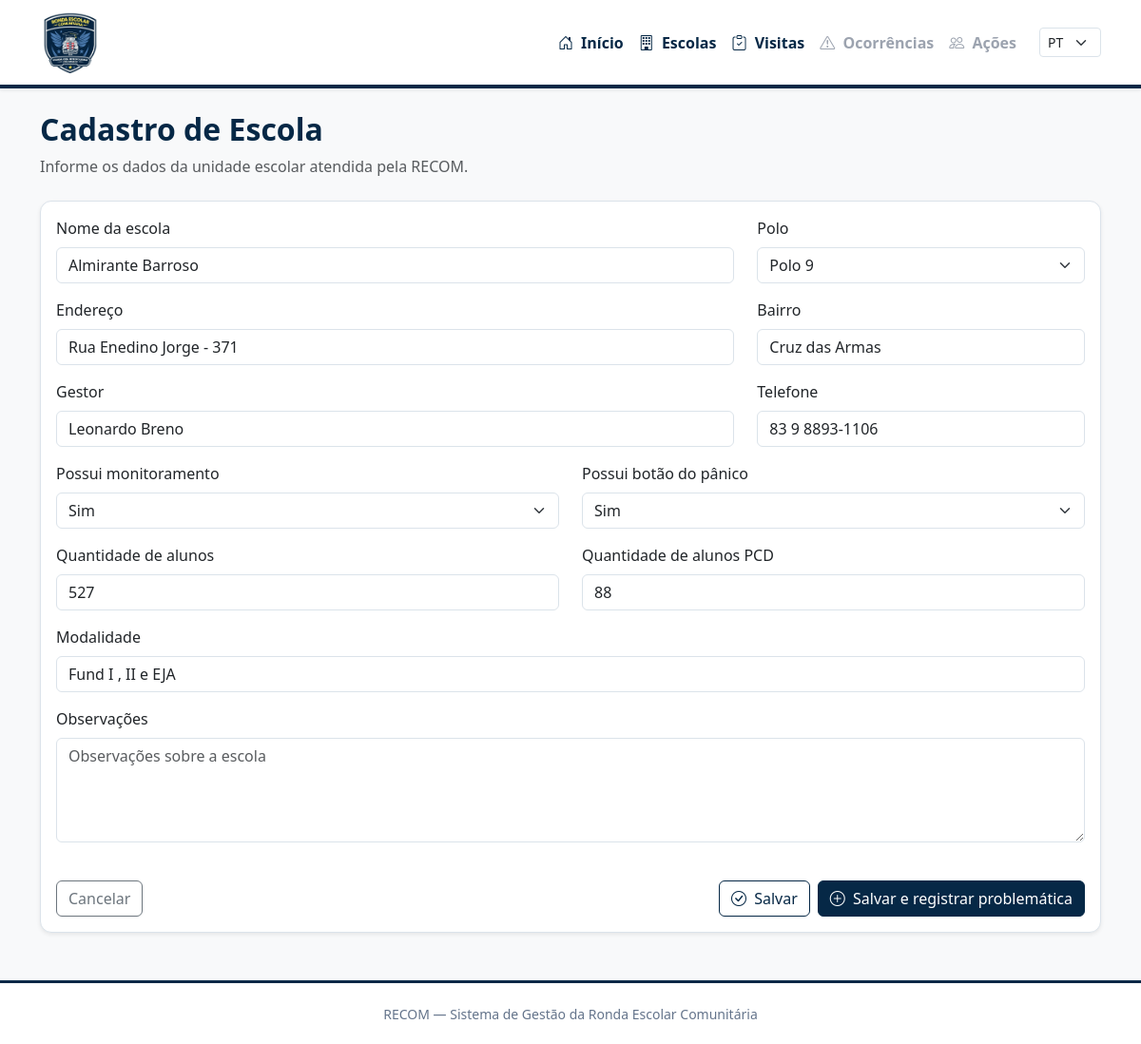
/escolas/102/editar/, run on the app's committed database.
### escolas/models.py (models this page shows, shortened)
class Escola(models.Model):
    POLO_CHOICES = [
        (1, "Polo 1"),
        (2, "Polo 2"),
        (3, "Polo 3"),
        (4, "Polo 4"),
        (5, "Polo 5"),
        (6, "Polo 6"),
        (7, "Polo 7"),
        (8, "Polo 8"),
        (9, "Polo 9"),
    ]
    nome = models.CharField(
        max_length=200,
        unique=True
    )
    polo = models.PositiveSmallIntegerField(
        choices=POLO_CHOICES
    )
    endereco = models.CharField(
        max_length=300
    )
    bairro = models.CharField(
    max_length=120,
    blank=True
    )
    gestor = models.CharField(
        max_length=150,
        blank=True
    )
    telefone = models.CharField(
        max_length=100,
        blank=True
    )
    monitoramento = models.BooleanField(
        default=False
    )
    botao_panico = models.BooleanField(
        default=False
    )
    quantidade_alunos = models.PositiveIntegerField(
        default=0
    )
    quantidade_alunos_pcd = models.PositiveIntegerField(
        default=0
    )
    modalidade = models.CharField(
        max_length=200,
        blank=True
    )
    observacoes = models.TextField(
        blank=True
    )
    ativa = models.BooleanField(
        default=True
    )
    data_inativacao = models.DateTimeField(
        blank=True,
        null=True
    )
    inativada_por = models.ForeignKey(
        User,
        on_delete=models.SET_NULL,
        blank=True,
        null=True,
        related_name="escolas_inativadas"
    )
    criado_em = models.DateTimeField(
        auto_now_add=True
    )
    atualizado_em = models.DateTimeField(
        auto_now=True
    )

### escolas/views.py (the view)
def editar_escola(request, pk):
    escola = get_object_or_404(
        Escola,
        pk=pk
    )
    if request.method == "POST":
        form = EscolaForm(
            request.POST,
            instance=escola
        )
        if form.is_valid():
            form.save()
            messages.success(
                request,
                "Escola atualizada com sucesso."
            )
            return redirect(
                "escolas:detalhe_escola",
                pk=escola.pk
            )
    else:
        form = EscolaForm(
            instance=escola
        )
    return render(
        request,
        "escolas/form_escola.html",
        {
            "form": form,
            "escola": escola,
            "modo_edicao": True,
        }
    )

### templates/escolas/form_escola.html (shortened to what this page needs)
{% extends "base.html" %}
{% block content %}
<div class="container mt-4 mb-5">
    <div class="mb-4">
        <h2>Cadastro de Escola</h2>
        <p class="text-muted">
            Informe os dados da unidade escolar atendida pela RECOM.
        </p>
    </div>
    <div class="card shadow-sm">
        <div class="card-body">
            <form method="post">
                <div class="row">
                    <div class="col-md-8 mb-3">
                        <label class="form-label">
                            {{ form.nome.label }}
                        </label>
                        {{ form.nome }}
                    </div>
                    <div class="col-md-4 mb-3">
                        <label class="form-label">
                            {{ form.polo.label }}
                        </label>
                        {{ form.polo }}
                    </div>
                    <div class="col-md-8 mb-3">
                        <label class="form-label">
                            {{ form.endereco.label }}
                        </label>
                        {{ form.endereco }}
                    </div>
                    <div class="col-md-4 mb-3">
                        <label class="form-label">
                            {{ form.bairro.label }}
                        </label>
                        {{ form.bairro }}
                    </div>
                    <div class="col-md-8 mb-3">
                        <label class="form-label">
                            {{ form.gestor.label }}
                        </label>
                        {{ form.gestor }}
                    </div>
                    <div class="col-md-4 mb-3">
                        <label class="form-label">
                            {{ form.telefone.label }}
                        </label>
                        {{ form.telefone }}
                    </div>
                    <div class="col-md-6 mb-3">
                        <label class="form-label">
                            {{ form.monitoramento.label }}
                        </label>
                        {{ form.monitoramento }}
                    </div>
                    <div class="col-md-6 mb-3">
                        <label class="form-label">
                            {{ form.botao_panico.label }}
                        </label>
                        {{ form.botao_panico }}
                    </div>
                    <div class="col-md-6 mb-3">
                        <label class="form-label">
                            {{ form.quantidade_alunos.label }}
                        </label>
                        {{ form.quantidade_alunos }}
                    </div>
                    <div class="col-md-6 mb-3">
                        <label class="form-label">
                            {{ form.quantidade_alunos_pcd.label }}
                        </label>
                        {{ form.quantidade_alunos_pcd }}
                    </div>
                    <div class="col-md-12 mb-3">
                        <label class="form-label">
                            {{ form.modalidade.label }}
                        </label>
                        {{ form.modalidade }}
                    </div>
                    <div class="col-md-12 mb-3">
                        <label class="form-label">
                            {{ form.observacoes.label }}
                        </label>
                        {{ form.observacoes }}
                    </div>
                </div>
                <div class="d-flex justify-content-between align-items-center mt-4">
                    <a
                        href="{% url 'escolas:listar_escolas' %}"
                        class="btn btn-outline-secondary"
                    >
                        Cancelar
                    </a>
                    <div class="d-flex gap-2">
                        <button
                            type="submit"
                            name="salvar"
                            class="btn btn-outline-primary"
                        >
                            <i class="bi bi-check-circle me-1"></i>
                            Salvar
                        </button>
                        <button
                            type="submit"
                            name="salvar_problematica"
                            class="btn btn-primary"
                        >
                            <i class="bi bi-plus-circle me-1"></i>
                            Salvar e registrar problemática
                        </button>
                    </div>
                </div>
            </form>
        </div>
    </div>
</div>
{% endblock %}

### static/css/style.css (style rules this page uses)
:root { --azul-marinho: #062846; --azul-escuro: #0b3558; --azul: #3f7fba; --azul-claro: #eaf3fb; --amarelo: #f4d425; --amarelo-hover: #d9bb16; --branco: #ffffff; --fundo: #f4f7fa; --texto: #102235; --texto-secundario: #64748b; --borda: #dbe3ea; }
body { background: var(--fundo); color: var(--texto); min-height: 100vh; }
h1, h2, h3, h4, h5, h6 { color: var(--azul-marinho); font-weight: 600; }
.btn-primary, .btn-recom { background: var(--azul-marinho); border-color: var(--azul-marinho); color: var(--branco); font-weight: 500; }
.btn-outline-primary { color: var(--azul-marinho); border-color: var(--azul-marinho); }
.card { border: 1px solid var(--borda); border-radius: 12px; }
.form-control, .form-select { border-color: var(--borda); }

### data on the page
Escola: nome "Almirante Barroso", polo "Polo 9", endereco "Rua Enedino Jorge - 371", bairro "Cruz das Armas", gestor "Leonardo Breno", telefone "83 9 8893-1106", monitoramento "Sim", botao_panico "Sim", quantidade_alunos "527", quantidade_alunos_pcd "88", modalidade "Fund I , II e EJA"
